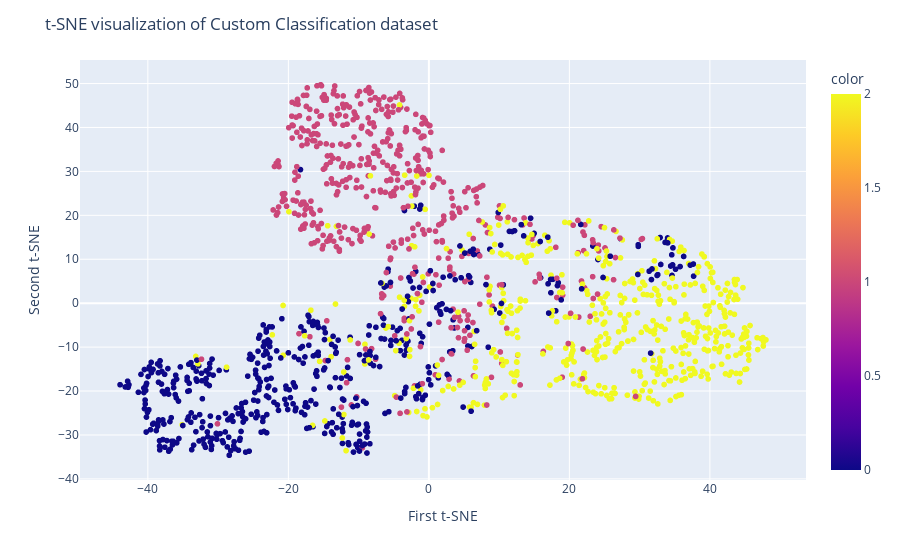

Notebook code cell kept with this figure:
### Code cell
fig = px.scatter(x=X_tsne[:, 0], y=X_tsne[:, 1], color=y)
fig.update_layout(
    title="t-SNE visualization of Custom Classification dataset",
    xaxis_title="First t-SNE",
    yaxis_title="Second t-SNE",
)
fig.show()

### Figure 1 — Plotly figure (JSON) as saved in the notebook; plotly's stock layout.template omitted (floating-point values rounded to 4 significant figures; data arrays with more than 128 entries replaced by an {"elided": "..."} marker saying what was removed)
{"data": [{"hovertemplate": "x=%{x}<br>y=%{y}<br>color=%{marker.color}<extra></extra>", "legendgroup": "", "marker": {"color": {"elided": "1500 int values"}, "coloraxis": "coloraxis", "symbol": "circle"}, "mode": "markers", "name": "", "showlegend": false, "x": {"elided": "1500 float values"}, "xaxis": "x", "y": {"elided": "1500 float values"}, "yaxis": "y", "type": "scattergl"}], "layout": {"xaxis": {"anchor": "y", "domain": [0.0, 1.0], "title": {"text": "First t-SNE"}}, "yaxis": {"anchor": "x", "domain": [0.0, 1.0], "title": {"text": "Second t-SNE"}}, "coloraxis": {"colorbar": {"title": {"text": "color"}}, "colorscale": [[0.0, "#0d0887"], [0.1111, "#46039f"], [0.2222, "#7201a8"], [0.3333, "#9c179e"], [0.4444, "#bd3786"], [0.5556, "#d8576b"], [0.6667, "#ed7953"], [0.7778, "#fb9f3a"], [0.8889, "#fdca26"], [1.0, "#f0f921"]]}, "legend": {"tracegroupgap": 0}, "margin": {"t": 60}, "title": {"text": "t-SNE visualization of Custom Classification dataset"}}}
